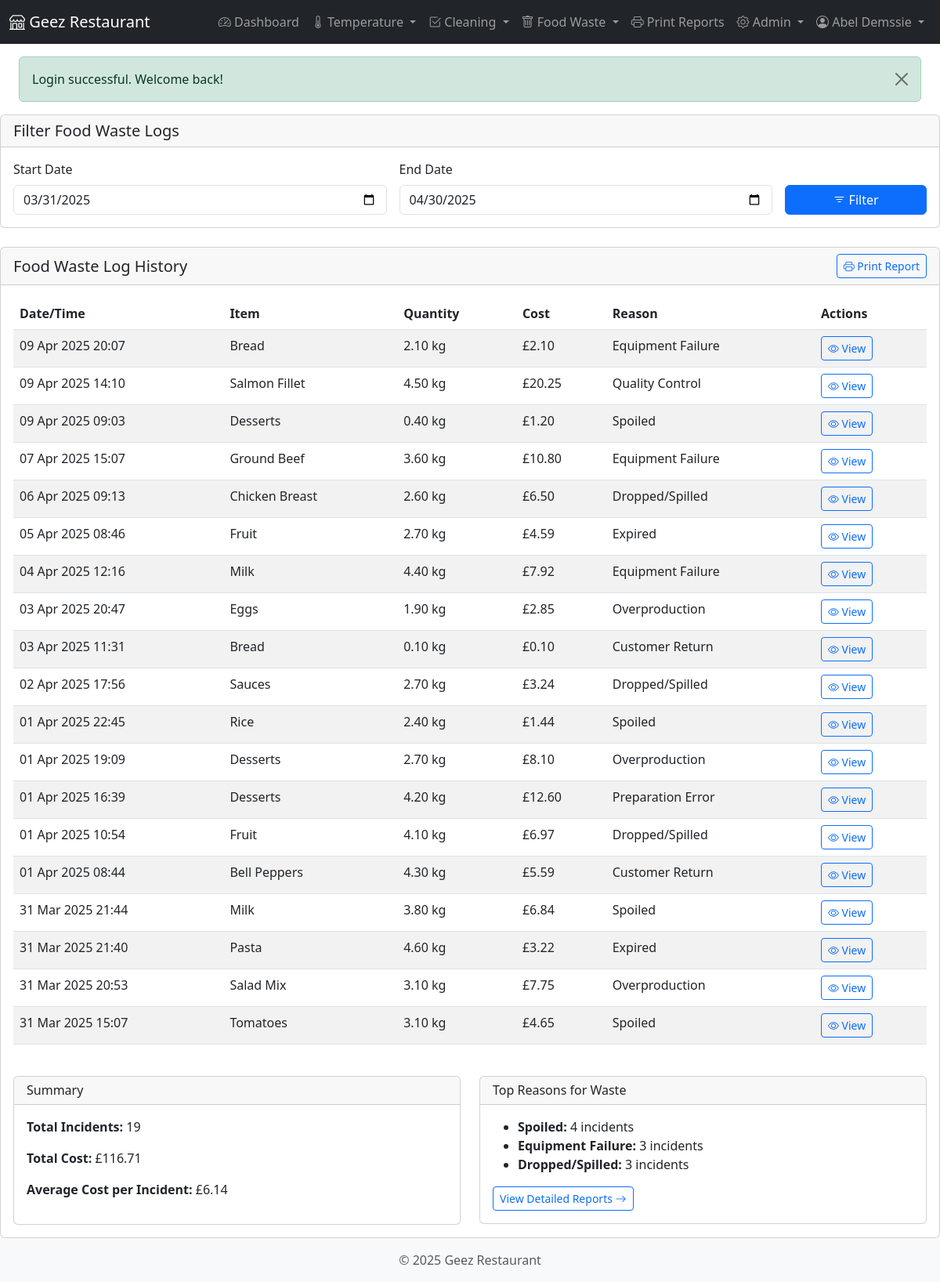
Screenshot of /modules/waste/view.php (signed in) with the database file from the repository.
### tables this page shows
CREATE TABLE `food_waste_log` (
  `waste_id` int(11) NOT NULL,
  `food_item` varchar(100) NOT NULL,
  `waste_type` varchar(50) NOT NULL,
  `reason` varchar(100) NOT NULL,
  `weight_kg` decimal(8,2) NOT NULL,
  `cost` decimal(10,2) NOT NULL,
  `waste_date` date NOT NULL,
  `action_taken` text DEFAULT NULL,
  `notes` text DEFAULT NULL,
  `recorded_by_user_id` int(11) NOT NULL,
  `created_at` datetime NOT NULL,
  `updated_at` datetime DEFAULT NULL
);

### classes/FoodWasteLog.php (called while the page is built, shortened)
<?php
class FoodWasteLog {
    private $db;
    public function __construct($db) {
        $this->db = $db;
    }
    public function getAll($start_date = null, $end_date = null) {
        $params = [];
        $where = [];
        if ($start_date) {
            $where[] = "fw.waste_date >= ?";
            $params[] = $start_date;
        }
        if ($end_date) {
            $where[] = "fw.waste_date <= ?";
            $params[] = $end_date;
        }
        $where_clause = !empty($where) ? "WHERE " . implode(" AND ", $where) : "";
        $sql = "SELECT fw.waste_id, fw.food_item as item_description, fw.waste_type, fw.reason as reason_for_waste,
                fw.weight_kg as quantity, 'kg' as unit_of_measure, fw.cost as total_cost,
                (fw.cost / fw.weight_kg) as cost_per_unit, fw.waste_date, fw.action_taken, fw.notes,
                fw.recorded_by_user_id, fw.created_at as waste_timestamp, fw.created_at as recorded_at, fw.updated_at,
                u.full_name as recorded_by
                FROM food_waste_log fw
                JOIN users u ON fw.recorded_by_user_id = u.user_id
                {$where_clause}
                ORDER BY fw.created_at DESC";
        return $this->db->fetchAll($sql, $params);
    }
}

### classes/Database.php (called while the page is built, shortened)
<?php
class Database {
    private $host = DB_HOST;
    private $dbname = DB_NAME;
    private $username = DB_USER;
    private $password = DB_PASS;
    private $charset = DB_CHARSET;
    private $options = DB_OPTIONS;
    private $pdo;
    public function __construct() {
        $dsn = "mysql:host={$this->host};dbname={$this->dbname};charset={$this->charset}";
        try {
            $this->pdo = new PDO($dsn, $this->username, $this->password, $this->options);
        } catch (PDOException $e) {
            throw new Exception("Database connection failed: " . $e->getMessage());
        }
    }
    public function query($sql, $params = []) {
        try {
            $stmt = $this->pdo->prepare($sql);
            $stmt->execute($params);
            return $stmt;
        } catch (PDOException $e) {
            throw new Exception("Query failed: " . $e->getMessage());
        }
    }
    public function fetchAll($sql, $params = []) {
        $stmt = $this->query($sql, $params);
        return $stmt->fetchAll();
    }
}

### includes/functions.php (called while the page is built, shortened)
<?php
function formatDateTime($datetime, $format = 'Y-m-d H:i:s') {
    $dt = new DateTime($datetime);
    return $dt->format($format);
}

### modules/waste/view.php (the view, shortened to what this page needs)
<?php
require_once dirname(dirname(dirname(__FILE__))) . '/includes/header.php';
require_once CLASS_PATH . '/FoodWasteLog.php';
$waste_log = new FoodWasteLog($db);
$start_date = isset($_GET['start_date']) ? $_GET['start_date'] : date('Y-m-d', strtotime('-30 days'));
$end_date = isset($_GET['end_date']) ? $_GET['end_date'] : date('Y-m-d');
$waste_id = isset($_GET['id']) ? (int)$_GET['id'] : null;
$waste_details = null;
$waste_logs = $waste_id ? [] : $waste_log->getAll($start_date, $end_date);
?>
<?php if ($waste_details): ?>
<div class="row justify-content-center">
    <div class="col-md-8">
        <div class="card shadow-sm">
            <div class="card-header">
                <h5 class="card-title mb-0">Food Waste Log Details</h5>
            </div>
            <div class="card-body">
                <div class="row mb-3">
                    <div class="col-md-4 fw-bold">Item:</div>
                    <div class="col-md-8"><?php echo htmlspecialchars($waste_details['item_description']); ?></div>
                </div>
                <div class="row mb-3">
                    <div class="col-md-4 fw-bold">Date & Time:</div>
                    <div class="col-md-8"><?php echo formatDateTime($waste_details['waste_timestamp'], 'd M Y H:i'); ?></div>
                </div>
                <div class="row mb-3">
                    <div class="col-md-4 fw-bold">Quantity:</div>
                    <div class="col-md-8"><?php echo htmlspecialchars($waste_details['quantity'] . ' ' . $waste_details['unit_of_measure']); ?></div>
                </div>
                <div class="row mb-3">
                    <div class="col-md-4 fw-bold">Cost Per Unit:</div>
                    <div class="col-md-8">£<?php echo number_format($waste_details['cost_per_unit'], 2); ?></div>
                </div>
                <div class="row mb-3">
                    <div class="col-md-4 fw-bold">Total Cost:</div>
                    <div class="col-md-8">£<?php echo number_format($waste_details['total_cost'], 2); ?></div>
                </div>
                <div class="row mb-3">
                    <div class="col-md-4 fw-bold">Reason for Waste:</div>
                    <div class="col-md-8"><?php echo htmlspecialchars($waste_details['reason_for_waste']); ?></div>
                </div>
                <?php if (!empty($waste_details['notes'])): ?>
                <div class="row mb-3">
                    <div class="col-md-4 fw-bold">Notes:</div>
                    <div class="col-md-8"><?php echo nl2br(htmlspecialchars($waste_details['notes'])); ?></div>
                </div>
                <?php endif; ?>
                <div class="row mb-3">
                    <div class="col-md-4 fw-bold">Recorded By:</div>
                    <div class="col-md-8"><?php echo htmlspecialchars($waste_details['recorded_by']); ?></div>
                </div>
                <div class="row mb-3">
                    <div class="col-md-4 fw-bold">Recorded At:</div>
                    <div class="col-md-8"><?php echo formatDateTime($waste_details['recorded_at'], 'd M Y H:i:s'); ?></div>
                </div>
                <div class="d-grid gap-2 d-md-flex justify-content-md-end mt-4">
                    <a href="<?php echo BASE_URL; ?>/modules/waste/view.php" class="btn btn-outline-secondary">
                        <i class="bi bi-arrow-left"></i> Back to List
                    </a>
                    <a href="<?php echo BASE_URL; ?>/modules/waste/print.php?id=<?php echo $waste_details['waste_id']; ?>" class="btn btn-outline-primary" target="_blank">
                        <i class="bi bi-printer"></i> Print
                    </a>
                </div>
            </div>
        </div>
    </div>
</div>
<?php else: ?>
<div class="row mb-4">
    <div class="col-md-12">
        <div class="card">
            <div class="card-header">
                <h5 class="card-title mb-0">Filter Food Waste Logs</h5>
            </div>
            <div class="card-body">
                <form method="get" action="" class="row g-3">
                    <div class="col-md-5">
                        <label for="start_date" class="form-label">Start Date</label>
                        <input type="date" class="form-control" id="start_date" name="start_date" value="<?php echo $start_date; ?>">
                    </div>
                    <div class="col-md-5">
                        <label for="end_date" class="form-label">End Date</label>
                        <input type="date" class="form-control" id="end_date" name="end_date" value="<?php echo $end_date; ?>">
                    </div>
                    <div class="col-md-2 d-flex align-items-end">
                        <button type="submit" class="btn btn-primary w-100">
                            <i class="bi bi-filter"></i> Filter
                        </button>
                    </div>
                </form>
            </div>
        </div>
    </div>
</div>
<div class="row">
    <div class="col-md-12">
        <div class="card">
            <div class="card-header d-flex justify-content-between align-items-center">
                <h5 class="card-title mb-0">Food Waste Log History</h5>
                <div>
                    <a href="<?php echo BASE_URL; ?>/modules/waste/print.php?start_date=<?php echo $start_date; ?>&end_date=<?php echo $end_date; ?>" class="btn btn-sm btn-outline-primary" target="_blank">
                        <i class="bi bi-printer"></i> Print Report
                    </a>
                </div>
            </div>
            <div class="card-body">
                <?php if (empty($waste_logs)): ?>
                <p class="text-muted">No food waste logs found for the selected criteria.</p>
                <?php else: ?>
                <div class="table-responsive">
                    <table class="table table-striped table-hover">
                        <thead>
                            <tr>
                                <th>Date/Time</th>
                                <th>Item</th>
                                <th>Quantity</th>
                                <th>Cost</th>
                                <th>Reason</th>
                                <th>Actions</th>
                            </tr>
                        </thead>
                        <tbody>
                            <?php foreach ($waste_logs as $log): ?>
                            <tr>
                                <td><?php echo formatDateTime($log['waste_timestamp'], 'd M Y H:i'); ?></td>
                                <td><?php echo htmlspecialchars($log['item_description']); ?></td>
                                <td><?php echo htmlspecialchars($log['quantity'] . ' ' . $log['unit_of_measure']); ?></td>
                                <td>£<?php echo number_format($log['total_cost'], 2); ?></td>
                                <td><?php echo htmlspecialchars($log['reason_for_waste']); ?></td>
                                <td>
                                    <a href="<?php echo BASE_URL; ?>/modules/waste/view.php?id=<?php echo $log['waste_id']; ?>" class="btn btn-sm btn-outline-primary">
                                        <i class="bi bi-eye"></i> View
                                    </a>
                                </td>
                            </tr>
                            <?php endforeach; ?>
                        </tbody>
                    </table>
                </div>
                <div class="row mt-4">
                    <div class="col-md-6">
                        <div class="card">
                            <div class="card-header">
                                <h6 class="card-title mb-0">Summary</h6>
                            </div>
                            <div class="card-body">
                                <?php
                                $total_incidents = count($waste_logs);
                                $total_cost = 0;
                                foreach ($waste_logs as $log) {
                                    $total_cost += $log['total_cost'];
                                }
                                ?>
                                <p><strong>Total Incidents:</strong> <?php echo $total_incidents; ?></p>
                                <p><strong>Total Cost:</strong> £<?php echo number_format($total_cost, 2); ?></p>
                                <p><strong>Average Cost per Incident:</strong> £<?php echo $total_incidents > 0 ? number_format($total_cost / $total_incidents, 2) : '0.00'; ?></p>
                            </div>
                        </div>
                    </div>
                    <div class="col-md-6">
                        <div class="card">
                            <div class="card-header">
                                <h6 class="card-title mb-0">Top Reasons for Waste</h6>
                            </div>
                            <div class="card-body">
                                <?php
                                $reasons = [];
                                foreach ($waste_logs as $log) {
                                    $reason = $log['reason_for_waste'];
                                    if (!isset($reasons[$reason])) {
                                        $reasons[$reason] = 0;
                                    }
                                    $reasons[$reason]++;
                                }
                                arsort($reasons);
                                $top_reasons = array_slice($reasons, 0, 3);
                                ?>
                                <ul>
                                    <?php foreach ($top_reasons as $reason => $count): ?>
                                    <li><strong><?php echo htmlspecialchars($reason); ?>:</strong> <?php echo $count; ?> incidents</li>
                                    <?php endforeach; ?>
                                </ul>
                                <a href="<?php echo BASE_URL; ?>/modules/waste/report.php" class="btn btn-sm btn-outline-primary">
                                    View Detailed Reports <i class="bi bi-arrow-right"></i>
                                </a>
                            </div>
                        </div>
                    </div>
                </div>
                <?php endif; ?>
            </div>
        </div>
    </div>
</div>
<?php endif; ?>
<?php
require_once INCLUDE_PATH . '/footer.php';
?>

### rows the page displays
food_waste_log: created_at "09 Apr 2025 20:07", food_item "Bread", unit_of_measure "2.10 kg", cost "2.10", reason "Equipment Failure"
food_waste_log: created_at "09 Apr 2025 14:10", food_item "Salmon Fillet", unit_of_measure "4.50 kg", cost "20.25", reason "Quality Control"
food_waste_log: created_at "09 Apr 2025 09:03", food_item "Desserts", unit_of_measure "0.40 kg", cost "1.20", reason "Spoiled"
food_waste_log: created_at "07 Apr 2025 15:07", food_item "Ground Beef", unit_of_measure "3.60 kg", cost "10.80", reason "Equipment Failure"
food_waste_log: created_at "06 Apr 2025 09:13", food_item "Chicken Breast", unit_of_measure "2.60 kg", cost "6.50", reason "Dropped/Spilled"
food_waste_log: created_at "05 Apr 2025 08:46", food_item "Fruit", unit_of_measure "2.70 kg", cost "4.59", reason "Expired"
food_waste_log: created_at "04 Apr 2025 12:16", food_item "Milk", unit_of_measure "4.40 kg", cost "7.92", reason "Equipment Failure"
food_waste_log: created_at "03 Apr 2025 20:47", food_item "Eggs", unit_of_measure "1.90 kg", cost "2.85", reason "Overproduction"
food_waste_log: created_at "03 Apr 2025 11:31", food_item "Bread", unit_of_measure "0.10 kg", cost "0.10", reason "Customer Return"
food_waste_log: created_at "02 Apr 2025 17:56", food_item "Sauces", unit_of_measure "2.70 kg", cost "3.24", reason "Dropped/Spilled"
food_waste_log: created_at "01 Apr 2025 22:45", food_item "Rice", unit_of_measure "2.40 kg", cost "1.44", reason "Spoiled"
food_waste_log: created_at "01 Apr 2025 19:09", food_item "Desserts", unit_of_measure "2.70 kg", cost "8.10", reason "Overproduction"
food_waste_log: created_at "01 Apr 2025 16:39", food_item "Desserts", unit_of_measure "4.20 kg", cost "12.60", reason "Preparation Error"
food_waste_log: created_at "01 Apr 2025 10:54", food_item "Fruit", unit_of_measure "4.10 kg", cost "6.97", reason "Dropped/Spilled"
food_waste_log: created_at "01 Apr 2025 08:44", food_item "Bell Peppers", unit_of_measure "4.30 kg", cost "5.59", reason "Customer Return"
food_waste_log: created_at "31 Mar 2025 21:44", food_item "Milk", unit_of_measure "3.80 kg", cost "6.84", reason "Spoiled"
food_waste_log: created_at "31 Mar 2025 21:40", food_item "Pasta", unit_of_measure "4.60 kg", cost "3.22", reason "Expired"
food_waste_log: created_at "31 Mar 2025 20:53", food_item "Salad Mix", unit_of_measure "3.10 kg", cost "7.75", reason "Overproduction"
food_waste_log: created_at "31 Mar 2025 15:07", food_item "Tomatoes", unit_of_measure "3.10 kg", cost "4.65", reason "Spoiled", count "4"

### other values shown
$_SESSION['full_name'] "Abel Demssie"
$flash_message['message'] "Login successful. Welcome back!"
$total_incidents "19"
$total_cost "116.71"
$total_cost / $total_incidents "6.14"
$reason "Equipment Failure"
$count "3"
$reason "Dropped/Spilled"
